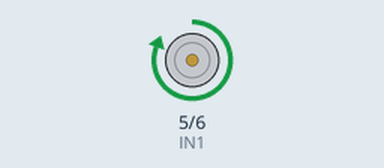
Recording of a sketch running on a simulated Arduino Uno, built with avr-gcc and run on an emulated ATmega328P. On the bench: motor-driver pin pairs drawn as motors (green arrow = first pin HIGH = forward, orange = second pin HIGH = backward, longer = more drive).

Above: at 1.0 s.
At 2.2 s:
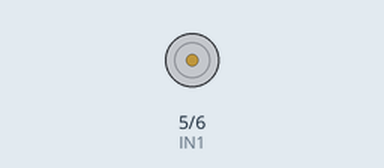
At 3.5 s:
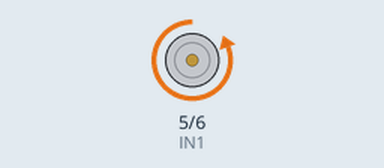
Timing chart, 0 to 6.5 s (numbered marks = the images above):
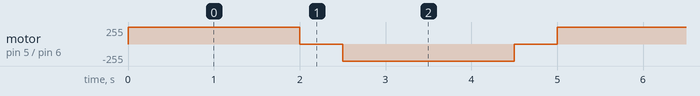

The sketch:

codigoDirecao.ino
```cpp
int IN1 = 5;
int IN2 = 6;

void setup()
{
pinMode(IN1, OUTPUT);
pinMode(IN2, OUTPUT);
}

void loop()
{
//Gira o Motor A no sentido horario
digitalWrite(IN1, HIGH);
digitalWrite(IN2, LOW);
delay(2000);

//Para o motor A
digitalWrite(IN1, HIGH);
digitalWrite(IN2, HIGH);
delay(500);

//Gira o Motor A no sentido anti-horario
digitalWrite(IN1, LOW);
digitalWrite(IN2, HIGH);
delay(2000);

//Para o motor A
digitalWrite(IN1, HIGH);
digitalWrite(IN2, HIGH);
delay(500);
}
```

codigo_LED.cpp
```cpp
int motorPin = 13;
void setup() {
  // put your setup code here, to run once:
   pinMode(motorPin, OUTPUT);
}

void loop() {
  // put your main code here, to run repeatedly:
  digitalWrite(motorPin,HIGH);
  delay(5000);
}
 
```

codigo_SemafaroLED.cpp
```cpp
//Definindo os pinos dos LEDs
int ledVermelho = 13;
int ledAmarelo = 12;
int ledVerde = 11;

void setup(){
    //Configurando os pinos como saídas
    pinMode(ledVermelho, OUTPUT);
    pinMode(ledAmarelo, OUTPUT);
    pinMode(ledVerde, OUTPUT);
}

void loop(){
    //Liga o LED verde por 5 segundos
    digitalWrite(ledVerde, HIGH);
    digitalWrite(ledAmarelo, LOW);
    digitalWrite(ledVermelho, LOW);
    delay(5000); //Aguarda 5 segundos

    // Liga o LED amarelo por 2 segundos
    digitalWrite(ledVerde, LOW);
    digitalWrite(ledAmarelo, HIGH);
    digitalWrite(ledVermelho, LOW);
    delay(2000); //Aguarda 2 segundos

    // Liga o LED vermelho por 5 segundos
    digitalWrite(ledVerde, LOW);
    digitalWrite(ledAmarelo, LOW);
    digitalWrite(ledVermelho, HIGH);
    delay(5000); //Aguarda 5 segundos
}
```

Measured:
- by itself, motor on pin 5 (IN1) / pin 6 (IN2): repeats every 5.0 s: stopped 0.50 s, backward 255/255 2.0 s, stopped 0.50 s, forward 255/255 2.0 s
